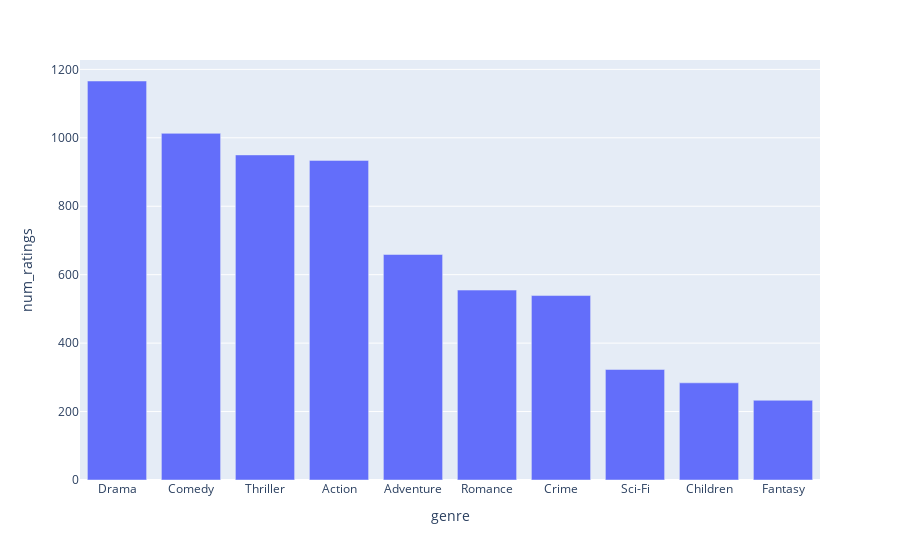
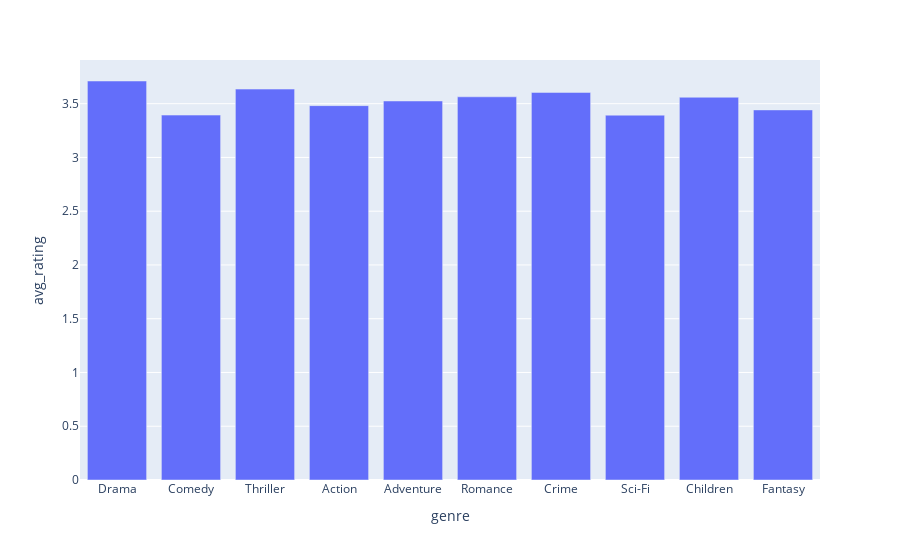

Here is the notebook cell these charts were saved with, in order:
### Code cell
query.explain()
query.awaitTermination()

### Figure 1 — Plotly figure (JSON) as saved in the notebook; plotly's stock layout.template omitted (floating-point values rounded to 4 significant figures)
{"data": [{"alignmentgroup": "True", "hoverlabel": {"namelength": 0}, "hovertemplate": "genre=%{x}<br>num_ratings=%{y}", "legendgroup": "", "marker": {"color": "#636efa"}, "name": "", "offsetgroup": "", "orientation": "v", "showlegend": false, "textposition": "auto", "type": "bar", "x": ["Drama", "Comedy", "Thriller", "Action", "Adventure", "Romance", "Crime", "Sci-Fi", "Children", "Fantasy"], "xaxis": "x", "y": [1166, 1013, 950, 934, 659, 555, 539, 323, 284, 233], "yaxis": "y"}], "layout": {"barmode": "relative", "legend": {"tracegroupgap": 0}, "margin": {"t": 60}, "xaxis": {"anchor": "y", "domain": [0, 1], "title": {"text": "genre"}}, "yaxis": {"anchor": "x", "domain": [0, 1], "title": {"text": "num_ratings"}}}}

### Figure 2 — Plotly figure (JSON) as saved in the notebook; plotly's stock layout.template omitted (floating-point values rounded to 4 significant figures)
{"data": [{"alignmentgroup": "True", "hoverlabel": {"namelength": 0}, "hovertemplate": "genre=%{x}<br>avg_rating=%{y}", "legendgroup": "", "marker": {"color": "#636efa"}, "name": "", "offsetgroup": "", "orientation": "v", "showlegend": false, "textposition": "auto", "type": "bar", "x": ["Drama", "Comedy", "Thriller", "Action", "Adventure", "Romance", "Crime", "Sci-Fi", "Children", "Fantasy"], "xaxis": "x", "y": [3.711, 3.394, 3.636, 3.482, 3.525, 3.564, 3.605, 3.393, 3.56, 3.442], "yaxis": "y"}], "layout": {"barmode": "relative", "legend": {"tracegroupgap": 0}, "margin": {"t": 60}, "xaxis": {"anchor": "y", "domain": [0, 1], "title": {"text": "genre"}}, "yaxis": {"anchor": "x", "domain": [0, 1], "title": {"text": "avg_rating"}}}}
